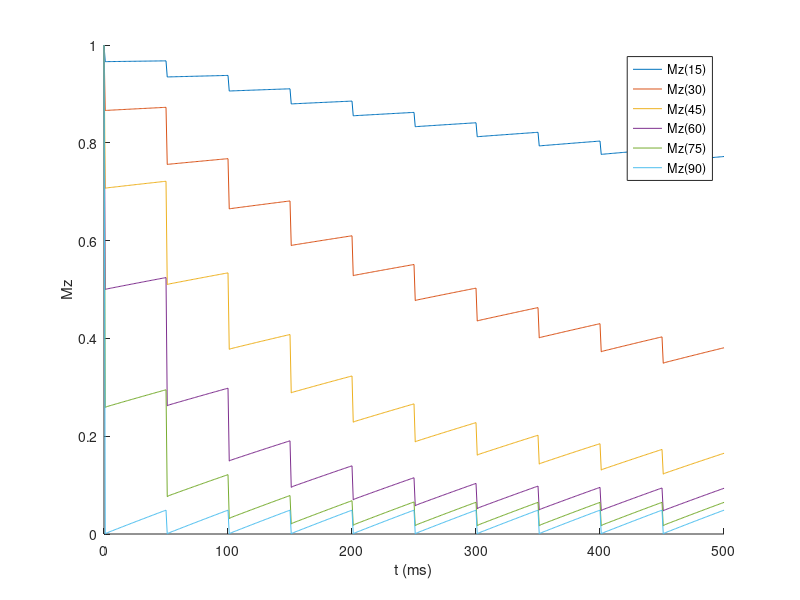
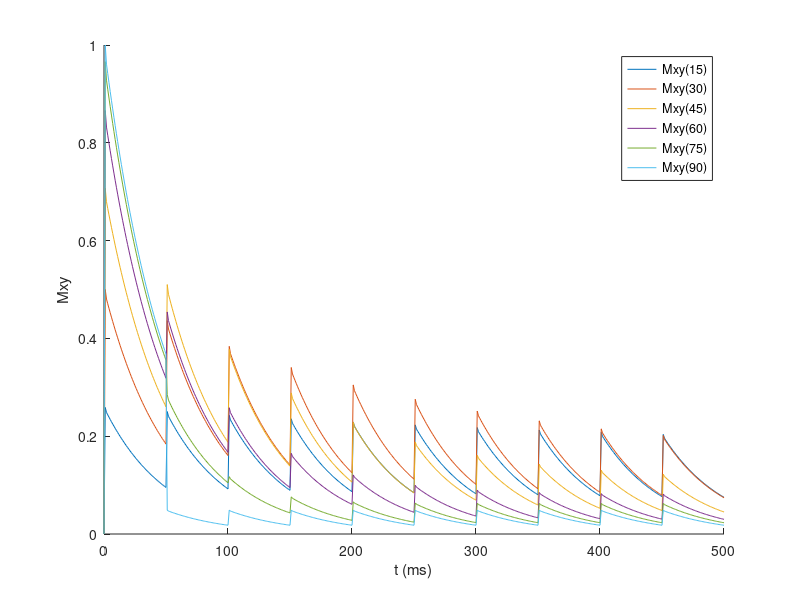

Recreate these plots in MATLAB, in order.
% Initialize values
clear;clc;
TR = 50;
T1 = 1000;
T2_dephasing = 50;
n=6;
Alpha = linspace(pi/12,pi/2,n);

%% Iteration: N times of RF
N = 10;
% Mz
M_decade = ones(N,n);
M_recovery=[];
Mz=ones(1,n);
% Mxy
Mxy_decade = [];
Mxy_recovery=zeros(N,n);
Mxy=zeros(1,n);
for i=1:N
    % Excitation
    if i>1
        %M_decade(i,:) = Mz(end,:).*((1-exp(-TR/T1)).*sin(Alpha))./(1-exp(-TR/T1).*cos(Alpha)); 
        M_decade(i,:) = Mz(end,:).*cos(Alpha); 
        Mxy_recovery(i,:) = Mz(end,:).*sin(Alpha);
    else
        %M_decade(i,:) = ones(1,n).*((1-exp(-TR/T1)).*sin(Alpha))./(1-exp(-TR/T1).*cos(Alpha));
        M_decade(i,:) = ones(1,n).*cos(Alpha);
        Mxy_recovery(i,:) = ones(1,n).*sin(Alpha);
    end
    Mz = [Mz; M_decade(i,:)];
    Mxy = [Mxy; Mxy_recovery(i,:)];
    
    % Relaxation
    for j=2:TR
        M_recovery = [M_recovery;1+(M_decade(i,:)-1).*exp(-(j)/T1)];
        Mz = [Mz; M_recovery(end,:)];
        Mxy_decade = [Mxy_decade; Mxy_recovery(i,:).*exp(-(j)/T2_dephasing)];
        Mxy = [Mxy; Mxy_decade(end,:)];
    end
    
end

%% Plot Mz
T = 0:TR*N;
figure();
hold on;
for i=1:n
    plot(T,Mz(:,i));
end
LineName = ['Mz(15)';'Mz(30)';'Mz(45)';'Mz(60)';'Mz(75)';'Mz(90)'] ;
legend(LineName);
axis([min(T(:)) max(T(:)) 0 1]);
ylabel('Mz'); xlabel('t (ms)')
%% Plot Mxy
T = 0:TR*N;
figure();
hold on;
for i=1:n
    plot(T,Mxy(:,i));
end
LineName = ['Mxy(15)';'Mxy(30)';'Mxy(45)';'Mxy(60)';'Mxy(75)';'Mxy(90)'] ;
legend(LineName);
axis([min(T(:)) max(T(:)) 0 1]);
ylabel('Mxy'); xlabel('t (ms)')
